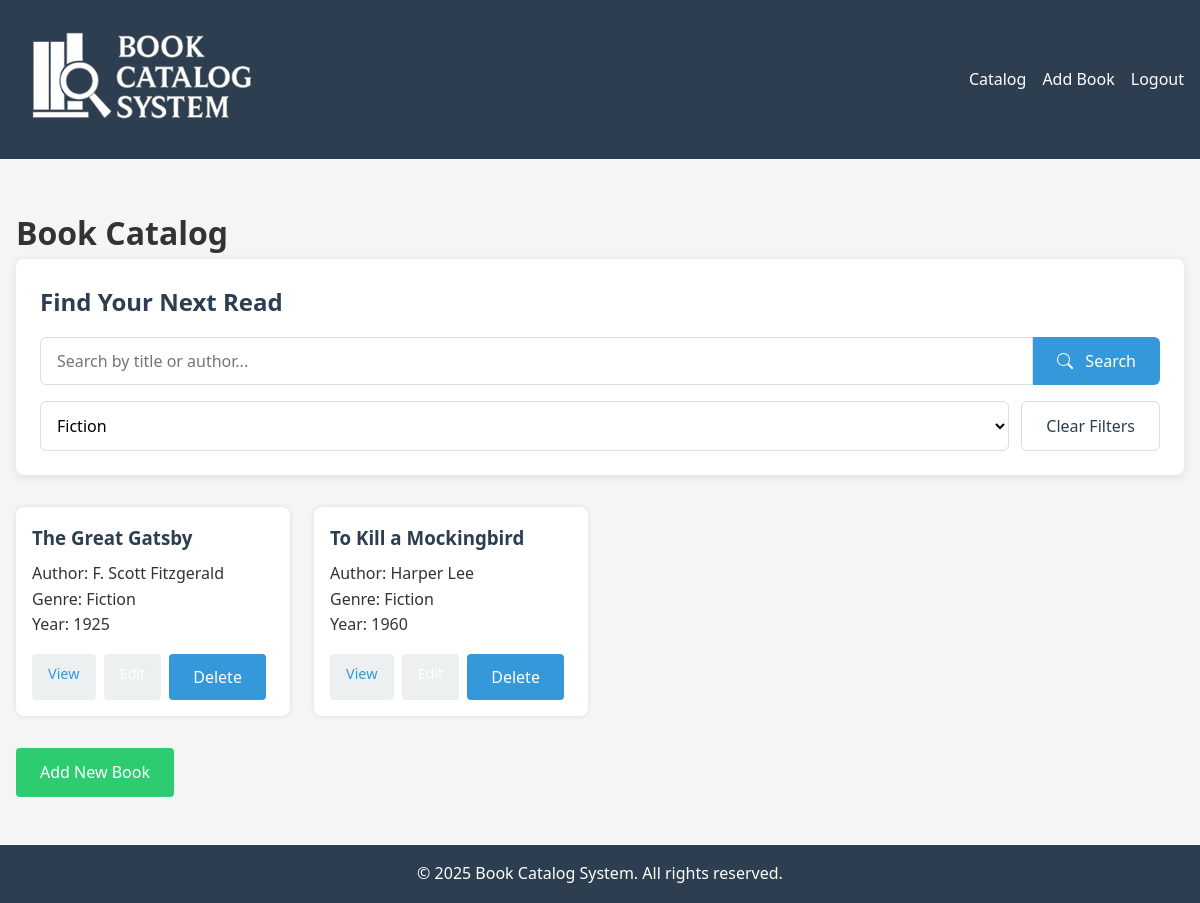
Page /pages/catalog.php?genre=Fiction (signed in) on the committed database.
### tables this page shows
CREATE TABLE `books` (
  `book_id` int(11) NOT NULL,
  `title` varchar(255) NOT NULL,
  `author` varchar(255) NOT NULL,
  `isbn` varchar(20) DEFAULT NULL,
  `publication_year` int(11) DEFAULT NULL,
  `genre` varchar(100) DEFAULT NULL,
  `description` text DEFAULT NULL,
  `added_by` int(11) DEFAULT NULL
);

### pages/catalog.php (the view, shortened to what this page needs)
<?php
require_once '../server/db_connect.php';
$searchQuery = $_GET['search'] ?? '';
$selectedGenre = $_GET['genre'] ?? '';
$books = [];
try {
    $query = "SELECT * FROM books WHERE 1=1";
    $params = [];
    if (!empty($selectedGenre)) {
        $query .= " AND genre = ?";
        $params[] = $selectedGenre;
    }
    $stmt = $pdo->prepare($query);
    $stmt->execute($params);
    $books = $stmt->fetchAll(PDO::FETCH_ASSOC);
    $genreStmt = $pdo->query("SELECT DISTINCT genre FROM books WHERE genre IS NOT NULL ORDER BY genre");
    $availableGenres = $genreStmt->fetchAll(PDO::FETCH_COLUMN);
} catch (PDOException $e) {
    $error = "Database error: " . $e->getMessage();
}
include '../includes/header.php';
?>
<!DOCTYPE html>
<html lang="en">
<head>
    <link rel="stylesheet" href="../css/styles.css">
</head>
<body>
    <div class="catalog-container">
        <h1>Book Catalog</h1>
        <div class="search-filter-container">
            <h2>Find Your Next Read</h2>
            <form method="get" action="catalog.php" class="search-form">
                <div class="search-input-group">
                    <input type="text" name="search" placeholder="Search by title or author..."
                        value="<?= htmlspecialchars($searchQuery) ?>" class="search-input">
                    <button type="submit" class="search-button">
                        <svg xmlns="http://www.w3.org/2000/svg" width="16" height="16" fill="currentColor" viewBox="0 0 16 16">
                            <path d="M11.742 10.344a6.5 6.5 0 1 0-1.397 1.398h-.001c.03.04.062.078.098.115l3.85 3.85a1 1 0 0 0 1.415-1.414l-3.85-3.85a1.007 1.007 0 0 0-.115-.1zM12 6.5a5.5 5.5 0 1 1-11 0 5.5 5.5 0 0 1 11 0z"/>
                        </svg>
                        Search
                    </button>
                </div>
                <div class="filter-group">
                    <select name="genre" class="genre-select">
                        <?php foreach ($availableGenres as $genre): ?>
                            <option value="<?= htmlspecialchars($genre) ?>"
                                <?= ($selectedGenre === $genre) ? 'selected' : '' ?>>
                                <?= htmlspecialchars($genre) ?>
                            </option>
                        <?php endforeach; ?>
                    </select>
                    <button type="button" class="reset-filters" onclick="location.href='catalog.php'">
                        Clear Filters
                    </button>
                </div>
            </form>
        </div>
        <div class="book-list">
            <?php foreach ($books as $book): ?>
                <div class="book-card">
                    <h3><?= htmlspecialchars($book['title']) ?></h3>
                    <p>Author: <?= htmlspecialchars($book['author']) ?></p>
                    <?php if (!empty($book['genre'])): ?>
                        <p>Genre: <?= htmlspecialchars($book['genre']) ?></p>
                    <?php endif; ?>
                    <?php if (!empty($book['publication_year'])): ?>
                        <p>Year: <?= htmlspecialchars($book['publication_year']) ?></p>
                    <?php endif; ?>
                    <div class="book-actions">
                        <a href="view_book.php?id=<?= $book['book_id'] ?>" class="view-btn">View</a>
                        <a href="edit_book.php?id=<?= $book['book_id'] ?>" class="edit-btn">Edit</a>
                        <form action="../server/delete_book.php" method="POST" class="delete-form">
                            <button type="submit" class="delete-btn" onclick="return confirm('Are you sure you want to delete this book?')">
                                Delete
                            </button>
                        </form>
                    </div>
                </div>
            <?php endforeach; ?>
        </div>
        <a href="add_book.php" class="add-book-button">Add New Book</a>
    </div>
</body>
</html>
<?php include '../includes/footer.php'; ?>

### css/styles.css (style rules this page uses)
:root { --primary-color: #3498db; --secondary-color: #2980b9; --accent-color: #e74c3c; --light-color: #ecf0f1; --dark-color: #2c3e50; --success-color: #2ecc71; --warning-color: #f39c12; --error-color: #e74c3c; }
* { margin: 0; padding: 0; box-sizing: border-box; font-family: 'Segoe UI', Tahoma, Geneva, Verdana, sans-serif; }
body { background-color: #f5f5f5; color: #333; line-height: 1.6; }
a { text-decoration: none; color: var(--primary-color); }
button { background-color: var(--primary-color); color: white; border: none; padding: 0.75rem 1.5rem; border-radius: 4px; cursor: pointer; font-size: 1rem; }
.catalog-container { max-width: 1200px; margin: 2rem auto; padding: 1rem; }
.book-list { display: grid; grid-template-columns: repeat(auto-fill, minmax(250px, 1fr)); gap: 1.5rem; }
.book-card { background: white; padding: 1rem; border-radius: 8px; box-shadow: 0 0 5px rgba(0, 0, 0, 0.1); }
.book-card h3 { margin-bottom: 0.5rem; color: var(--dark-color); }
.book-actions { margin-top: 1rem; display: flex; gap: 0.5rem; }
.book-actions a { padding: 0.5rem 1rem; background: var(--light-color); border-radius: 4px; font-size: 0.9rem; }
.add-book-button { display: inline-block; margin-top: 2rem; padding: 0.75rem 1.5rem; background: var(--success-color); color: white; border-radius: 4px; }
.book-list { display: grid; grid-template-columns: repeat(auto-fill, minmax(250px, 1fr)); gap: 1.5rem; margin-top: 1rem; }
.search-filter-container { background: white; padding: 1.5rem; border-radius: 8px; box-shadow: 0 2px 10px rgba(0, 0, 0, 0.1); margin-bottom: 2rem; }
.search-filter-container h2 { margin-top: 0; color: var(--dark-color); font-size: 1.5rem; margin-bottom: 1rem; }
.search-form { display: flex; flex-direction: column; gap: 1rem; }
.search-input-group { display: flex; width: 100%; }
.search-input { flex: 1; padding: 0.75rem 1rem; border: 1px solid #ddd; border-radius: 6px 0 0 6px; font-size: 1rem; transition: border-color 0.3s; }
.search-button { background-color: var(--primary-color); color: white; border: none; padding: 0 1.5rem; border-radius: 0 6px 6px 0; cursor: pointer; display: flex; align-items: center; gap: 0.5rem; transition: background-color 0.3s; }
.search-button svg { margin-right: 0.25rem; }
.filter-group { display: flex; gap: 0.75rem; }
.genre-select { flex: 1; padding: 0.75rem; border: 1px solid #ddd; border-radius: 6px; font-size: 1rem; background-color: white; cursor: pointer; }
.reset-filters { background: none; border: 1px solid #ddd; color: var(--dark-color); padding: 0 1.5rem; border-radius: 6px; cursor: pointer; transition: all 0.3s; }
.book-actions { display: flex; gap: 0.5rem; margin-top: 1rem; }
.edit-btn { padding: 0.5rem 1rem; background: var(--warning-color); color: white; border-radius: 4px; text-decoration: none; font-size: 0.9rem; }

### rows in the picture
books: title "The Great Gatsby", author "F. Scott Fitzgerald", genre "Fiction", publication_year "1925"
books: title "To Kill a Mockingbird", author "Harper Lee", genre "Fiction", publication_year "1960"

### other values in the picture
form field genre "Fiction"
